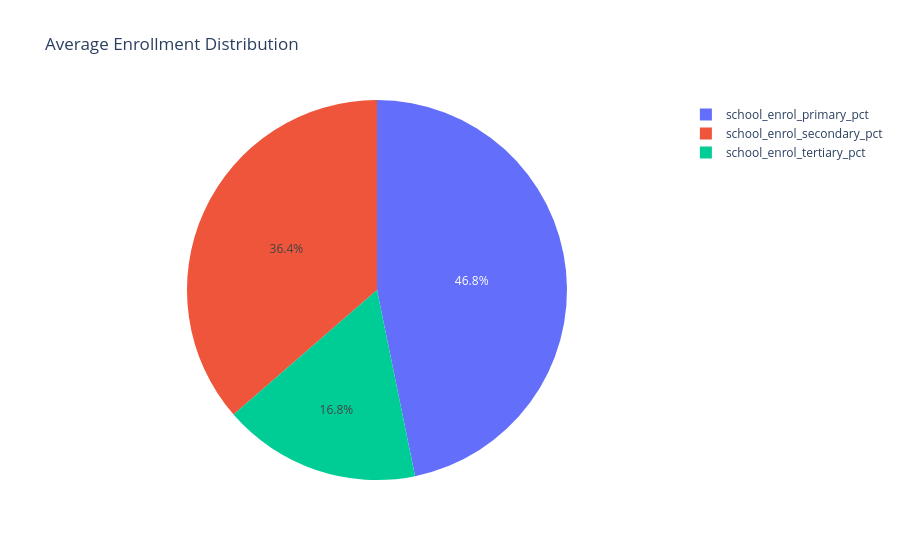

Here is the notebook cell this chart was saved with:
### Code cell
enroll_data=df[['school_enrol_primary_pct','school_enrol_secondary_pct','school_enrol_tertiary_pct']].mean()
fig=px.pie(values=enroll_data.values,names=enroll_data.index,title="Average Enrollment Distribution")
fig.show()

### Figure 1 — Plotly figure (JSON) as saved in the notebook; plotly's stock layout.template omitted (floating-point values rounded to 4 significant figures)
{"data": [{"domain": {"x": [0, 1], "y": [0, 1]}, "hovertemplate": "label=%{label}<br>value=%{value}<extra></extra>", "labels": ["school_enrol_primary_pct", "school_enrol_secondary_pct", "school_enrol_tertiary_pct"], "legendgroup": "", "name": "", "showlegend": true, "type": "pie", "values": [101.5, 78.94, 36.53]}], "layout": {"legend": {"tracegroupgap": 0}, "title": {"text": "Average Enrollment Distribution"}}}
